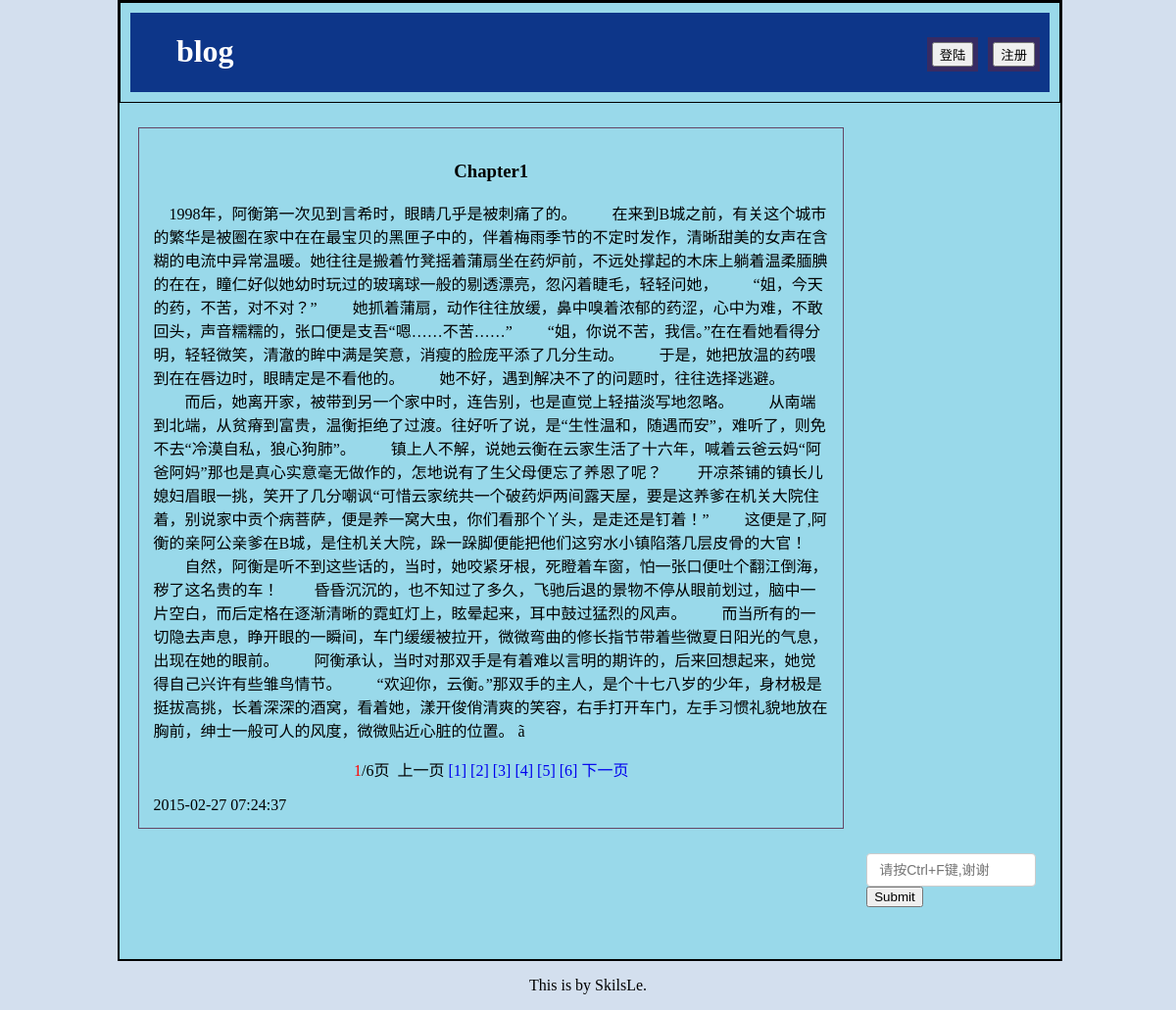
/php/content1.php?content_id=2, run on the app's committed database.
### tables this page shows
CREATE TABLE IF NOT EXISTS `blog_content` (
  `user_id` int(11) NOT NULL,
  `user_name` varchar(10) NOT NULL,
`content_id` int(11) NOT NULL,
  `content_title` varchar(225) NOT NULL,
  `type` varchar(32) NOT NULL,
  `content` text NOT NULL,
  `time` timestamp NOT NULL DEFAULT CURRENT_TIMESTAMP ON UPDATE CURRENT_TIMESTAMP
);

### php/content1.php (the view, shortened to what this page needs)
<?php
	include"../php/connect.php";
    $content_id=$_GET['content_id'];
	?>
	<?php
    function ff_page($content,$page)
    {
    global $expert_id;
    $content_id=$_GET['content_id'];
    if (empty($page)) {
         $page = 1 ;
    }
    $PageLength = 3000;
    $CLength = strlen($content);
    $PageCount = floor(($CLength / $PageLength)) + 1;
    $PageArray=array();
    $Seperator = array("\n","\r","。","!","?",";",",","”","’",".","！","？","；");
    if($CLength <= $PageLength)
     {
        echo $content;
     }
       else{
        $PageArray[0]=0;
        $i=0;
    for( $j=0 ; $j < sizeof($Seperator); $j++)
       {
      $Pos=strpos($content,$Seperator[$j],$PageArray[$i]+2900);
      while($Pos > 0 && $Pos<($i+1)*$PageLength && $Pos > $i*$PageLength )
      {
     $PageArray[$i] = $Pos ;
     if ($Pos+$PageLength > $CLength)
     {
         $start_p = $CLength-1 ;
     }
     else{
         $start_p = $Pos+$PageLength ;
     }
     $Pos = strpos($content,$Seperator[$j],$start_p) ;
      }
        if($PageArray[$i]>0)
        {
         $j = $j + sizeof($Seperator) + 1;
        }
 }
    for( $i = 1; $i < $PageCount-1; $i++ )
    {
       for( $j = 0 ; $j < sizeof($Seperator); $j++)
       {
         $Pos=strpos($content,$Seperator[$j],$PageArray[$i-1]+2900);
     while($Pos > 0 && $Pos < ($i+1)*$PageLength && $Pos > $i*$PageLength )
   {
      $PageArray[$i] = $Pos ;
      if ($Pos+$PageLength > $CLength)
      {
         $start_p2 = $CLength-1 ;
      }
      else{
         $start_p2 = $Pos+$PageLength ;
      }
      $Pos = strpos($content,$Seperator[$j],$start_p2) ;
    }
   if($PageArray[$i]>0)
   {
    $j = $j + sizeof($Seperator) + 1;
   }
    }
   }
    $PageArray[$PageCount-1] = $CLength;
    if($page==1)
 {
     $output=substr($content,0,$PageArray[$page-1]+2);
 }
    echo $output ;
 if($PageCount > 1)
 {
    echo "<br \><center>";
    echo "<font color='ff0000'>".$page."</font>/".$PageCount."页 &nbsp;";
    if($page>1)
     echo "<a href=".$_SERVER['PHP_SELF']."?expert_id=$expert_id&content_id=$content_id&page_t=".($page-1).">上一页</a> ";
    else
      echo "上一页 ";
    for( $i=1 ; $i <= $PageCount ; $i++)
    {
     echo "<a href=".$_SERVER['PHP_SELF']."?expert_id=$expert_id&content_id=$content_id&page_t=".$i.">[".$i."]</a> ";
    }
    if($page < $PageCount)
        echo " <a href=".$_SERVER['PHP_SELF']."?expert_id=$expert_id&content_id=$content_id&page_t=".($page+1).">下一页</a> ";
  else
   echo " 下一页 ";
  echo "</center>";
    }
 }
}
?>
<html>
<head>
	<link rel="stylesheet" href="../css/index_style.css">
	<link rel="stylesheet" href="../css/tab.css">
	<link rel="stylesheet" href="../css/timeline.css">
</head>
<body>
<div id="main">
	<div id="header_out">
		<div id="header">
			<div id="header_left">
				<h1>blog</h1>
			</div>
			<div id="header_right">
				<li><button type="submit" href="#" id="zhuce">注册</button></li>
        <li><button type="submit" href="#" id="denglu">登陆</button></li>
			</div>
		</div>
	</div>
	<div id="body">
		<div class="body_right2" style="display:block;">
			<div id="log">
				<?php
          $result = $db->query("SELECT * FROM `blog_content` WHERE `content_id` = '$content_id'");
          foreach ($result as $value) {
            print("<h3>{$value['content_title']}</h3>
              <p id='p'>");
              $content1=$value['content'];
              $current=$_REQUEST['page_t'];
              $result= ff_page($content1,$current);
              print("{$result}</p>              <span>{$value['time']}</span>
                </div>
    </div>
    <div id='search'>
    <div id='sear'>
      <input type='text' class='form-control' placeholder='请按Ctrl+F键,谢谢'>
        <button type='submit' class='btn btn-default'>Submit</button></div>");
              echo <<<STR
              </div>
            </div>
          </div>
STR;
}
					?>
<div id="footer">
	<p>This is by SkilsLe.</p>
</div>
</body>
</html>

### css/index_style.css (style rules this page uses)
body { margin: 0; padding: 0; background: #d3dfee; }
h1 { color: #fff; }
li { list-style: none; }
a { text-decoration: none; }
#main { width: 80%; background: #99d9ea; margin-left: 10%; border: 2px solid #000; }
#header_out { border: 1px solid #000; }
#header { margin: 10px; background: #0d3689; height: 80.875px; }
#header_left { width: 40%; float: left; margin-left: 5%; }
#header_right { float: right; }
#header_right li { list-style: none; float: right; margin-right: 10px; margin-top: 25px; background: #372b63; padding: 5px; text-align: center; }
#body { overflow: auto; }
#search { float: right; margin: 25px; width: 18%; overflow: hidden; }
.form-control { display: block; width: 100%; padding: 6px 12px; font-size: 14px; line-height: 1.42857143; color: #555; border: 1px solid #ccc; border-radius: 4px; }
#footer { margin-left: 45%; }
#sear { margin-bottom: 16%; }

### css/tab.css (style rules this page uses)
.body_right2 { margin-top: 25px; width: 75%; margin-left: 2%; float: left; }
#log { border: 1px solid #644664; padding: 2%; }
#log h3 { text-align: center; }

### data on the page
blog_content: content_title "Chapter1", content "1998年，阿衡第一次见到言希时，眼睛几乎是被刺痛了的。 在来到B城之前，有关这个城市的繁华是被圈在家中在在最宝贝的黑匣子中的，伴着梅雨季节的不定时发作，清晰甜美的女声在含糊的电流中异常温暖。她往往是搬着竹凳摇着蒲扇坐在药炉前，不远处撑起的木床上躺着温柔腼腆的在在，瞳仁好似她幼时玩过的玻璃球一般的剔透漂亮，忽闪着睫毛，轻轻问她， “姐，今天的药，不苦，对不对？” 她抓着蒲扇，动作往往放缓，鼻中嗅着浓郁的药涩，心中为难，不敢回头，声音糯糯的，张口便是支吾“嗯……不苦……” “姐，你说不苦，我信。”在在看她看得分明，轻轻微笑，清澈的眸中满是笑意，消瘦的脸庞平添了几分生动。 于是，她把放温的药喂到在在唇边时，眼睛定是不看他的。 她不好，遇到解决不了的问题时，往往选择逃避。 而后，她离开家，被带到另一个家中时，连告别，也是直觉上轻描淡写地忽略。 从南端到北端，从贫瘠到富贵，温衡拒绝了过渡。往好听了说，是“生性温和，随遇而安”，难听了，则免不去“冷漠自私，狼心狗肺”。 镇上人不解，说她云衡在云家生活了十六年，喊着云爸云妈“阿爸阿妈”那也是真心实意毫无做作的，怎地说有了生父母便忘了养恩了呢？ 开凉茶铺的镇长儿媳妇眉眼一挑，笑开了几分嘲讽“可惜云家统共一个破药炉两间露天屋，要是这养爹在机关大院住着，别说家中贡个病菩萨，便是养一窝大虫，你们看那个丫头，是走还是钉着！” 这便是了,阿衡的亲阿公亲爹在B城，是住机关大院，跺一跺脚便能把他们这穷水小镇陷落几层皮骨的大官！ 自然，阿衡是听不到这些话的，当时，她咬紧牙根，死瞪着车窗，怕一张口便吐个翻江倒海，秽了这名贵的车！…", content "6", time "2015-02-27 07:24:37"
